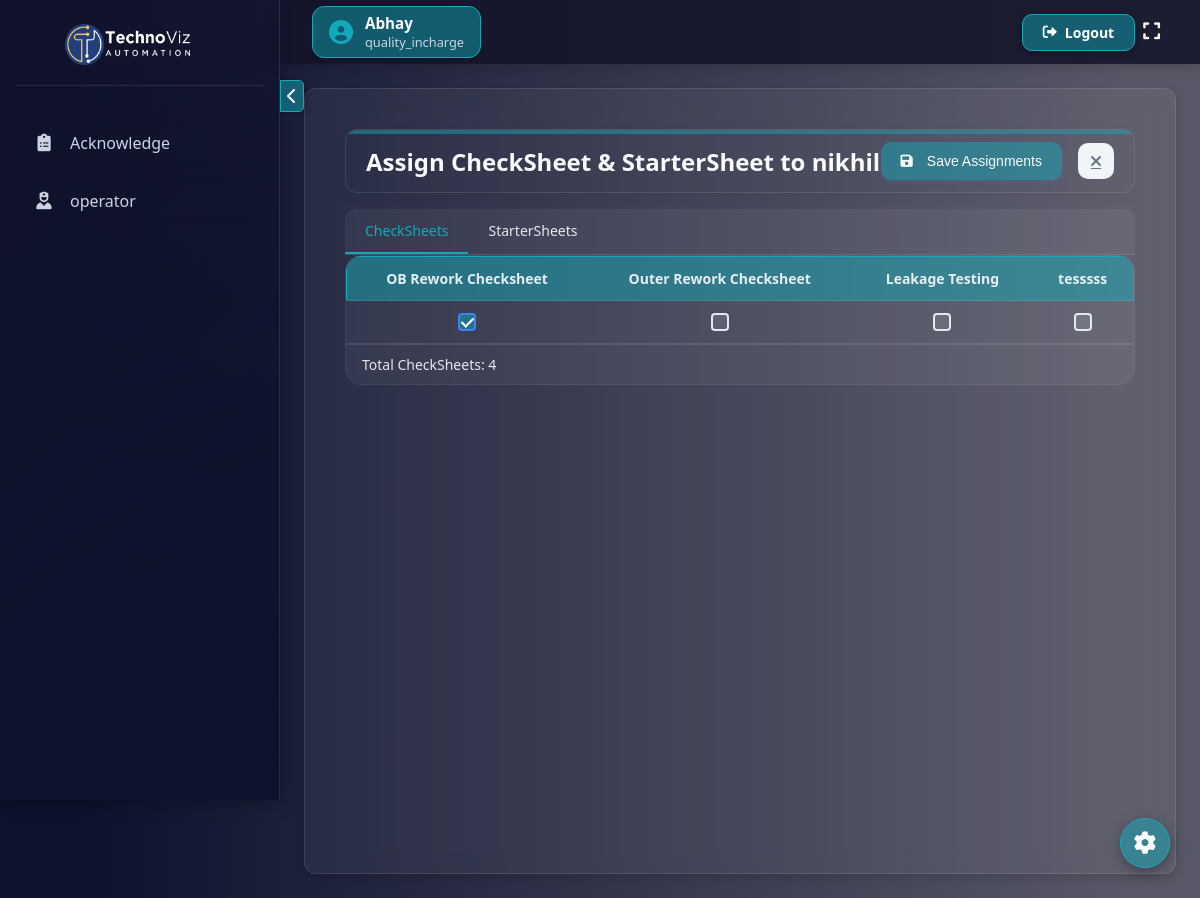
The app's page /assign-sheets/4/ (signed in) with its own data.
### checksheet1/models.py (models this page shows, shortened)
class CustomUser(AbstractUser):
    ROLE_CHOICES = [
        ("admin", "Admin"),
        ("quality_incharge", "Quality Incharge"),
        ("shift_incharge", "Shift Incharge"),
        ("operator", "Operator"),
    ]
    username = models.CharField(max_length=150, unique=False)
    employee_id = models.CharField(max_length=20, unique=True)  # New field
    role = models.CharField(max_length=20, choices=ROLE_CHOICES, default="admin")
    phone_number = models.CharField(max_length=15, blank=True, null=True)
    USERNAME_FIELD = "employee_id"  # Use employee_id for authentication
    REQUIRED_FIELDS = ["username", "email"]  # Keep username for internal use

class CheckSheet(models.Model):
    name = models.CharField(max_length=255)
    line = models.CharField(
        max_length=10, choices=[("line_1", "Line 1"), ("line_2", "Line 2")]
    )
    assigned_users = models.ManyToManyField(
        "CustomUser", related_name="assigned_check_sheets", blank=True
    )
    created_by = models.ForeignKey(
        "CustomUser",
        on_delete=models.SET_NULL,
        null=True,
        related_name="created_check_sheets",
    )
    created_on = models.DateTimeField(auto_now_add=True)
    display_order = models.FloatField(default=0, db_index=True)
    level_1_approver = models.ForeignKey(
        "CustomUser",
        on_delete=models.SET_NULL,
        null=True,
        blank=True,
        related_name="level_1_assigned_checksheets",
    )
    level_2_approver = models.ForeignKey(
        "CustomUser",
        on_delete=models.SET_NULL,
        null=True,
        blank=True,
        related_name="level_2_assigned_checksheets",
    )
    require_level_3_approval = models.BooleanField(
        default=True, help_text="Check if this sheet requires Level 3 approval (admin)"
    )
    class Meta:
        ordering = ['display_order', 'id']

### checksheet1/views.py (the view, shortened to what this page needs)
# urls.py: path("assign-sheets/<int:user_id>/", assign_sheets, name="assign_sheets"),
@login_required
def assign_sheets(request, user_id):
    user = get_object_or_404(CustomUser, id=user_id)
    checksheets = CheckSheet.objects.all()
    Starter = StarterSheet.objects.all()
    return render(
        request,
        "checksheet/assign_sheets.html",
        {
            "user": user,
            "checksheets": checksheets,
            "Starter": Starter,
        },
    )

### checksheet1/context_processors.py (called while the page is built)
def pending_requests_count(request):
    if request.user.is_authenticated and request.user.role == "admin":
        count = PasswordResetRequest.objects.filter(status="pending").count()
        return {"pending_requests_count": count}
    return {}

### checksheet1/templatetags/custom_tags.py (called while the page is built)
@register.filter
def has_page_access(user, page_name):
    if user.is_authenticated and user.role == "admin":
        return True  # Admin has all access
    return PageAccess.objects.filter(
        user=user, page_name=page_name, has_access=True
    ).exists()

### checksheet1/templates/checksheet/assign_sheets.html (shortened to what this page needs)
{% extends 'checksheet/base.html' %}
{% load static %}
{% block extra_css %}
<link rel="stylesheet" href="{% static 'css/assign_sheets.css' %}">
{% endblock %}
{% block content %}
<div class="page-container">
    <div class="header">
        <h2 class="page-title">Assign CheckSheet & StarterSheet to {{ user.username }}</h2>
        <div class="buttons-container">
            <button type="submit" form="assignment-form" class="submit-btn">
                <i class="fas fa-save"></i> Save Assignments
            </button>
            <a href="{% url 'user_list' %}" class="back-button">
                <i class="fas fa-times"></i>
            </a>
        </div>
    </div>
    <form method="post" id="assignment-form">
        <div class="section-tabs">
            <div class="section-tab active" onclick="showSection('checksheets')">CheckSheets</div>
            <div class="section-tab" onclick="showSection('startersheets')">StarterSheets</div>
        </div>
        <div id="checksheets-section" class="table-responsive sheet-section">
            <table class="assignment-table">
                <thead>
                    <tr>
                        {% for checksheet in checksheets %}
                        <th>{{ checksheet.name }}</th>
                        {% endfor %}
                    </tr>
                </thead>
                <tbody>
                    <tr>
                        {% for checksheet in checksheets %}
                        <td>
                            <input
                                type="checkbox"
                                id="checksheet_{{ checksheet.id }}"
                                name="check_sheets"
                                value="{{ checksheet.id }}"
                                {% if checksheet in user.assigned_check_sheets.all %}checked{% endif %}
                            >
                        </td>
                        {% endfor %}
                    </tr>
                </tbody>
            </table>
            <div class="pagination">
                <div class="pagination-info">
                    <span>Total CheckSheets: {{ checksheets|length }}</span>
                </div>
            </div>
        </div>
    </form>
</div>
{% endblock %}

### checksheet1/templates/checksheet/base.html (shortened to what this page needs)
<!DOCTYPE html>
<html lang="en">
<head>
    {% load custom_tags %}
    {% load static %}
    <link href="https://cdnjs.cloudflare.com/ajax/libs/font-awesome/6.0.0/css/all.min.css" rel="stylesheet">
    <link rel="stylesheet" href="{% static 'css/base.css' %}">
    {% block extra_css %}
  {% endblock%}
</head>
<body>
    {% if request.user.is_authenticated %}
    <nav class="navbar">
        <div class="navbar-left" style="display: flex; align-items: center;">
            <div class="user-info">
                <i class="fas fa-user-circle"></i>
                <div class="user-details">
                    <span class="user-name">{{ request.user.username }}</span>
                    <span class="user-role">{{ request.user.role|default:"No role" }}</span>
                </div>
            </div>
        </div>
        <a href="{% url 'logout' %}" class="logout-btn">
            <i class="fas fa-sign-out-alt"></i>
            Logout
        </a>
         <button class="fullscreen-btn" onclick="toggleFullScreen()" title="Toggle Full Screen">
                <i class="fas fa-expand"></i>
            </button>
    </nav>
    {% endif %}
    <button class="sidebar-toggle" onclick="toggleSidebar()">
        <i class="fas fa-chevron-left"></i>
    </button>
    <div class="sidebar">
        <div class="sidebar-header">
            <h3>
                <img src="{% static 'images/logo.jpg' %}" alt="Expanded Logo" class="sidebar-logo logo-toggle logo-expanded">
            </h3>
        </div>
        {% if request.user.is_authenticated %}
        {% if request.user|has_page_access:"acknowledgment_list" %}
        <a href="{% url 'acknowledgment_list' %}"><i class="fas fa-clipboard-list"></i><span class="sidebar-text">Acknowledge</span></a>
        {% endif %}
        <a href="{% url 'operator_dashboard' %}"><i class="fa-solid fa-user-nurse"></i><span class="sidebar-text">operator</span></a>
        {% endif %}
    </div>
    <div class="content">
        <div class="content-inner">
            {% block content %}{% endblock %}
        </div>
        <div class="settings-float" id="settingsFloat">
            <i class="fas fa-cog"></i>
        </div>
    </div>
</body>
</html>

### checksheet1/static/css/assign_sheets.css (style rules this page uses)
.page-container { max-width: 1400px; margin: 0 auto; padding: 16px; min-height: calc(100vh - 64px); animation: fadeIn 0.5s ease; }
.header { display: flex; justify-content: space-between; align-items: center; padding: 12px 20px; margin-bottom: 16px; border: 1px solid rgba(255, 255, 255, 0.1); border-radius: 12px; box-shadow: 0 4px 15px rgba(0, 0, 0, 0.05); position: relative; overflow: hidden; }
.header:before { content: ''; position: absolute; top: 0; left: 0; width: 100%; height: 4px; background: var(--accent-color); }
.page-title { color: var(--text-light); font-size: 1.5rem; font-weight: 700; display: flex; align-items: center; gap: 12px; --webkit-background-clip: text; }
.buttons-container { display: flex; gap: 16px; align-items: center; }
.back-button { display: flex; align-items: center; justify-content: center; width: 36px; height: 36px; border-radius: 10px; background-color: #f1f5f9; color: #64748b; border: none; cursor: pointer; transition: all 0.3s; }
.submit-btn { display: flex; align-items: center; gap: 8px; padding: 8px 20px; background: var(--accent-color); color: var(--text-light); border: none; border-radius: 10px; font-size: 0.875rem; font-weight: 500; cursor: pointer; transition: all 0.3s ease; box-shadow: 0 2px 4px rgba(59, 130, 246, 0.2); height: 38px; }
.submit-btn i { margin-right: 6px; }
.section-tabs { display: flex; border-bottom: 1px solid rgba(255, 255, 255, 0.1); background-color: rgba(255, 255, 255, 0.05); border-radius: 10px 10px 0 0; }
.section-tab { padding: 12px 20px; font-size: 0.875rem; font-weight: 500; color: #ffffffe0; cursor: pointer; border-bottom: 2px solid transparent; transition: all 0.3s; }
.section-tab.active { color: var(--accent-color-solid); border-bottom-color: var(--accent-color-solid); }
.table-responsive { overflow-x: auto; width: 100%; border-radius: 16px; border: 1px solid rgba(255, 255, 255, 0.1); transition: transform 0.3s ease; }
.assignment-table { width: 100%; border-collapse: collapse; background-color: rgba(255, 255, 255, 0.05); }
.assignment-table thead { background: var(--accent-color); border:1px solid var(--accent-color-solid); }
.assignment-table th { padding: 12px 16px; text-align: center; font-weight: 600; color: #ffffffe0; font-size: 0.875rem; border-bottom: 1px solid rgba(255, 255, 255, 0.1); white-space: nowrap; }
.assignment-table td { padding: 12px 16px; text-align: center; border-bottom: 1px solid rgba(255, 255, 255, 0.1); color: #ffffffe0; font-size: 0.875rem; font-weight: 400; vertical-align: middle; }
.assignment-table input[type="checkbox"] { appearance: none; -webkit-appearance: none; width: 18px; height: 18px; background-color: rgba(255, 255, 255, 0.1); border: 2px solid #e2e8f0; border-radius: 4px; cursor: pointer; position: relative; transition: all 0.3s ease; margin: 0 auto; display: block; }
.assignment-table input[type="checkbox"]:checked { background-color: var(--accent-color); border-color: #3b82f6; }
.assignment-table input[type="checkbox"]:checked::after { content: ''; position: absolute; left: 4px; top: 0px; width: 5px; height: 10px; border: solid white; border-width: 0 2px 2px 0; transform: rotate(45deg); }
.pagination { display: flex; justify-content: space-between; align-items: center; padding: 10px 16px; background-color: rgba(255, 255, 255, 0.05); border-top: 1px solid rgba(255, 255, 255, 0.1); font-size: 0.875rem; color: #ffffffe0; }
.pagination-info { font-weight: 500; }

### records on screen
CustomUser: user.username "Abhay", user.role "quality_incharge"
CustomUser: username "nikhil"
CheckSheet: name "OB Rework Checksheet", check_sheets "☑"
CheckSheet: name "Outer Rework Checksheet"
CheckSheet: name "Leakage Testing"
CheckSheet: name "tesssss"

### other values on screen
{{ checksheets|length }} "4"
